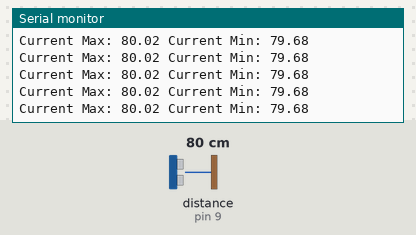
The sketch below on a simulated Arduino Uno, built with avr-gcc and run on an emulated ATmega328P. Parts: the last lines printed to the serial monitor. Wiring (inferred from the names in the program): ultrasonic range finder: trigger pin 10; echo pin 9. The test bench sets the inputs (shaded band); at power-on: distance to the obstacle (sensor on pin 9) 80 cm. The echo pulse lasts 58.3 µs per cm.

Above: at 1.2 s.
1.3 s: distance to the obstacle (sensor on pin 9) set to 2 cm
At 1.42 s:
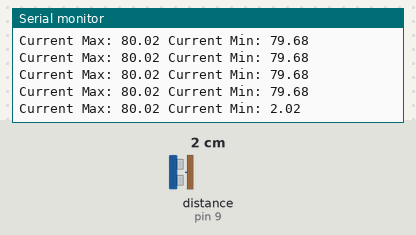
4.3 s: distance to the obstacle (sensor on pin 9) set to 120 cm
At 4.5 s:
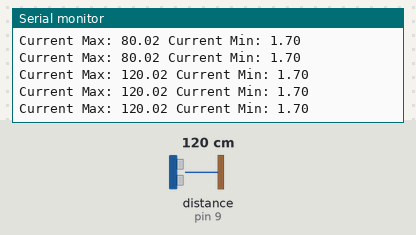
Timing chart, 0 to 7.3 s (numbered marks = the images above; inputs shaded):
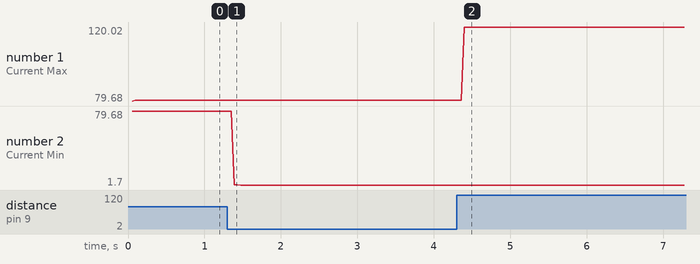

Measured:
- after the input at 1.3 s, the serial monitor: prints a new line after 0.09 s (image 1)
- after the input at 4.3 s, the serial monitor: prints a new line after 0.10 s (image 2)
- plotted number 1: 80.02 → 120.02 after the input at 4.3 s
- plotted number 2: 79.68 → 1.7 after the input at 1.3 s

The sketch:

sisin_Range.ino
```cpp
/* Mini Project Sistem Instrumentasi EL3013 K01
 * Nama : David Fauzi
 * NIM  : 13218043
 * Nama Project : Automatic Hand Sanitizer Dispenser With Liquid Level Indicator
 * Deskripsi : Mengukur resolusi dari sensor
 */
// Define Macro

#define echoPin 9
#define trigPin 10

double distance; // variable for the distance measurement
double minimum=10000;
double maximum=0;

void setup()
{
  Serial.begin(9600);
  Serial.print("Program Mulai");
  pinMode(trigPin, OUTPUT);
  pinMode(echoPin, INPUT);
}
void loop()
{
    digitalWrite(trigPin, LOW);
  delayMicroseconds(2);
  // Sets the trigPin HIGH (ACTIVE) for 10 microseconds
  digitalWrite(trigPin, HIGH);
  delayMicroseconds(10);
  digitalWrite(trigPin, LOW);
  // Reads the echoPin, returns the sound wave travel time in microseconds
  distance =  pulseIn(echoPin, HIGH)*0.0343/2;
  if (distance <minimum) minimum=distance;
  if (distance >maximum && distance <2000) maximum=distance;
  Serial.print("Current Max: ");
  Serial.print(maximum);
  Serial.print(" Current Min: ");
  Serial.println(minimum);
}
```
